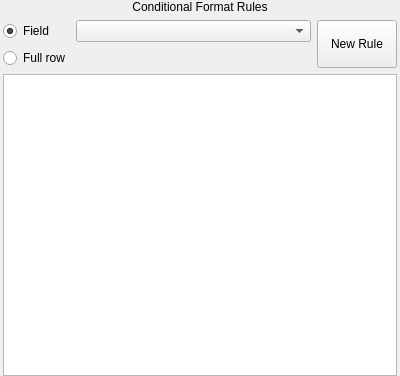
<?xml version="1.0" encoding="UTF-8"?>
<ui version="4.0">
 <class>FieldConditionalWidget</class>
 <widget class="QWidget" name="FieldConditionalWidget">
  <property name="geometry">
   <rect>
    <x>0</x>
    <y>0</y>
    <width>400</width>
    <height>376</height>
   </rect>
  </property>
  <property name="sizePolicy">
   <sizepolicy hsizetype="Fixed" vsizetype="Preferred">
    <horstretch>0</horstretch>
    <verstretch>0</verstretch>
   </sizepolicy>
  </property>
  <property name="maximumSize">
   <size>
    <width>400</width>
    <height>16777215</height>
   </size>
  </property>
  <property name="windowTitle">
   <string>Form</string>
  </property>
  <layout class="QVBoxLayout" name="verticalLayout">
   <property name="leftMargin">
    <number>3</number>
   </property>
   <property name="topMargin">
    <number>0</number>
   </property>
   <property name="rightMargin">
    <number>3</number>
   </property>
   <property name="bottomMargin">
    <number>0</number>
   </property>
   <item>
    <widget class="QLabel" name="label_4">
     <property name="text">
      <string>Conditional Format Rules</string>
     </property>
     <property name="alignment">
      <set>Qt::AlignCenter</set>
     </property>
    </widget>
   </item>
   <item>
    <widget class="QStackedWidget" name="pages">
     <property name="currentIndex">
      <number>0</number>
     </property>
     <widget class="QWidget" name="page">
      <layout class="QGridLayout" name="gridLayout">
       <property name="leftMargin">
        <number>0</number>
       </property>
       <property name="topMargin">
        <number>0</number>
       </property>
       <property name="rightMargin">
        <number>0</number>
       </property>
       <property name="bottomMargin">
        <number>0</number>
       </property>
       <item row="1" column="0" colspan="2">
        <widget class="QListView" name="listView">
         <property name="editTriggers">
          <set>QAbstractItemView::NoEditTriggers</set>
         </property>
         <property name="iconSize">
          <size>
           <width>64</width>
           <height>32</height>
          </size>
         </property>
        </widget>
       </item>
       <item row="0" column="0" colspan="2">
        <layout class="QGridLayout" name="gridLayout_4" columnstretch="0,0,0,2">
         <property name="sizeConstraint">
          <enum>QLayout::SetDefaultConstraint</enum>
         </property>
         <property name="topMargin">
          <number>0</number>
         </property>
         <item row="0" column="3" rowspan="2">
          <widget class="QPushButton" name="mNewButton">
           <property name="sizePolicy">
            <sizepolicy hsizetype="Maximum" vsizetype="Preferred">
             <horstretch>0</horstretch>
             <verstretch>0</verstretch>
            </sizepolicy>
           </property>
           <property name="text">
            <string>New Rule</string>
           </property>
           <property name="icon">
            <iconset>
             <normaloff>:/images/themes/default/symbologyAdd.png</normaloff>:/images/themes/default/symbologyAdd.png</iconset>
           </property>
          </widget>
         </item>
         <item row="0" column="2">
          <layout class="QHBoxLayout" name="horizontalLayout">
           <property name="topMargin">
            <number>0</number>
           </property>
           <item>
            <widget class="QgsFieldComboBox" name="mFieldCombo"/>
           </item>
          </layout>
         </item>
         <item row="0" column="0">
          <widget class="QRadioButton" name="fieldRadio">
           <property name="sizePolicy">
            <sizepolicy hsizetype="Maximum" vsizetype="Fixed">
             <horstretch>0</horstretch>
             <verstretch>0</verstretch>
            </sizepolicy>
           </property>
           <property name="text">
            <string>Field</string>
           </property>
           <property name="checked">
            <bool>true</bool>
           </property>
          </widget>
         </item>
         <item row="1" column="0">
          <widget class="QRadioButton" name="rowRadio">
           <property name="sizePolicy">
            <sizepolicy hsizetype="Maximum" vsizetype="Fixed">
             <horstretch>0</horstretch>
             <verstretch>0</verstretch>
            </sizepolicy>
           </property>
           <property name="text">
            <string>Full row</string>
           </property>
          </widget>
         </item>
        </layout>
       </item>
      </layout>
     </widget>
     <widget class="QWidget" name="page_2">
      <layout class="QGridLayout" name="gridLayout_3">
       <item row="3" column="0">
        <layout class="QHBoxLayout" name="horizontalLayout_5">
         <item>
          <widget class="QLineEdit" name="mRuleEdit">
           <property name="text">
            <string>@value</string>
           </property>
          </widget>
         </item>
         <item>
          <widget class="QToolButton" name="btnBuildExpression">
           <property name="text">
            <string>...</string>
           </property>
           <property name="icon">
            <iconset>
             <normaloff>:/images/themes/default/mIconExpression.svg</normaloff>:/images/themes/default/mIconExpression.svg</iconset>
           </property>
          </widget>
         </item>
        </layout>
       </item>
       <item row="2" column="0">
        <widget class="QLabel" name="label">
         <property name="sizePolicy">
          <sizepolicy hsizetype="Minimum" vsizetype="Preferred">
           <horstretch>0</horstretch>
           <verstretch>0</verstretch>
          </sizepolicy>
         </property>
         <property name="text">
          <string>Condition</string>
         </property>
        </widget>
       </item>
       <item row="8" column="0">
        <layout class="QHBoxLayout" name="horizontalLayout_2">
         <item>
          <widget class="QPushButton" name="mSaveRule">
           <property name="text">
            <string>Done</string>
           </property>
          </widget>
         </item>
         <item>
          <widget class="QPushButton" name="mCancelButton">
           <property name="text">
            <string>Cancel</string>
           </property>
          </widget>
         </item>
         <item>
          <spacer name="horizontalSpacer">
           <property name="orientation">
            <enum>Qt::Horizontal</enum>
           </property>
           <property name="sizeHint" stdset="0">
            <size>
             <width>40</width>
             <height>20</height>
            </size>
           </property>
          </spacer>
         </item>
         <item>
          <widget class="QToolButton" name="mDeleteButton">
           <property name="text">
            <string>Delete</string>
           </property>
           <property name="icon">
            <iconset>
             <normaloff>:/images/themes/default/mActionDeleteSelected.svg</normaloff>:/images/themes/default/mActionDeleteSelected.svg</iconset>
           </property>
           <property name="toolButtonStyle">
            <enum>Qt::ToolButtonTextBesideIcon</enum>
           </property>
          </widget>
         </item>
        </layout>
       </item>
       <item row="7" column="0">
        <spacer name="verticalSpacer">
         <property name="orientation">
          <enum>Qt::Vertical</enum>
         </property>
         <property name="sizeType">
          <enum>QSizePolicy::Expanding</enum>
         </property>
         <property name="sizeHint" stdset="0">
          <size>
           <width>20</width>
           <height>20</height>
          </size>
         </property>
        </spacer>
       </item>
       <item row="6" column="0">
        <widget class="QFrame" name="horizontalFrame_2">
         <layout class="QVBoxLayout" name="verticalLayout_2">
          <property name="leftMargin">
           <number>0</number>
          </property>
          <property name="topMargin">
           <number>5</number>
          </property>
          <property name="rightMargin">
           <number>0</number>
          </property>
          <property name="bottomMargin">
           <number>0</number>
          </property>
          <item>
           <layout class="QHBoxLayout" name="horizontalLayout_4">
            <item>
             <widget class="QLabel" name="label_5">
              <property name="sizePolicy">
               <sizepolicy hsizetype="Maximum" vsizetype="Preferred">
                <horstretch>0</horstretch>
                <verstretch>0</verstretch>
               </sizepolicy>
              </property>
              <property name="text">
               <string>Background</string>
              </property>
             </widget>
            </item>
            <item>
             <widget class="QgsColorButtonV2" name="btnBackgroundColor">
              <property name="sizePolicy">
               <sizepolicy hsizetype="Preferred" vsizetype="Preferred">
                <horstretch>0</horstretch>
                <verstretch>0</verstretch>
               </sizepolicy>
              </property>
              <property name="minimumSize">
               <size>
                <width>10</width>
                <height>0</height>
               </size>
              </property>
              <property name="maximumSize">
               <size>
                <width>16777215</width>
                <height>16777215</height>
               </size>
              </property>
              <property name="text">
               <string/>
              </property>
             </widget>
            </item>
            <item>
             <widget class="QLabel" name="label_6">
              <property name="sizePolicy">
               <sizepolicy hsizetype="Maximum" vsizetype="Preferred">
                <horstretch>0</horstretch>
                <verstretch>0</verstretch>
               </sizepolicy>
              </property>
              <property name="text">
               <string>Text</string>
              </property>
             </widget>
            </item>
            <item>
             <widget class="QgsColorButtonV2" name="btnTextColor">
              <property name="sizePolicy">
               <sizepolicy hsizetype="Preferred" vsizetype="Preferred">
                <horstretch>0</horstretch>
                <verstretch>0</verstretch>
               </sizepolicy>
              </property>
              <property name="minimumSize">
               <size>
                <width>10</width>
                <height>0</height>
               </size>
              </property>
              <property name="maximumSize">
               <size>
                <width>16777215</width>
                <height>16777215</height>
               </size>
              </property>
              <property name="text">
               <string/>
              </property>
             </widget>
            </item>
           </layout>
          </item>
          <item>
           <layout class="QHBoxLayout" name="horizontalLayout_6">
            <item>
             <widget class="QCheckBox" name="checkIcon">
              <property name="sizePolicy">
               <sizepolicy hsizetype="Maximum" vsizetype="Fixed">
                <horstretch>0</horstretch>
                <verstretch>0</verstretch>
               </sizepolicy>
              </property>
              <property name="text">
               <string>Icon</string>
              </property>
             </widget>
            </item>
            <item>
             <widget class="QToolButton" name="btnChangeIcon">
              <property name="enabled">
               <bool>false</bool>
              </property>
              <property name="sizePolicy">
               <sizepolicy hsizetype="Preferred" vsizetype="Preferred">
                <horstretch>0</horstretch>
                <verstretch>0</verstretch>
               </sizepolicy>
              </property>
              <property name="minimumSize">
               <size>
                <width>10</width>
                <height>0</height>
               </size>
              </property>
              <property name="maximumSize">
               <size>
                <width>16777215</width>
                <height>16777215</height>
               </size>
              </property>
              <property name="text">
               <string/>
              </property>
             </widget>
            </item>
            <item>
             <spacer name="horizontalSpacer_2">
              <property name="orientation">
               <enum>Qt::Horizontal</enum>
              </property>
              <property name="sizeHint" stdset="0">
               <size>
                <width>40</width>
                <height>20</height>
               </size>
              </property>
             </spacer>
            </item>
           </layout>
          </item>
          <item>
           <layout class="QHBoxLayout" name="horizontalLayout_13">
            <item>
             <widget class="QToolButton" name="mFontBoldBtn">
              <property name="enabled">
               <bool>true</bool>
              </property>
              <property name="minimumSize">
               <size>
                <width>24</width>
                <height>24</height>
               </size>
              </property>
              <property name="maximumSize">
               <size>
                <width>24</width>
                <height>24</height>
               </size>
              </property>
              <property name="font">
               <font>
                <pointsize>13</pointsize>
               </font>
              </property>
              <property name="toolTip">
               <string>Bold text
(data defined only, overrides Style)</string>
              </property>
              <property name="text">
               <string>B</string>
              </property>
              <property name="checkable">
               <bool>true</bool>
              </property>
              <attribute name="buttonGroup">
               <string notr="true">mFontButtons</string>
              </attribute>
             </widget>
            </item>
            <item>
             <widget class="QToolButton" name="mFontItalicBtn">
              <property name="enabled">
               <bool>true</bool>
              </property>
              <property name="minimumSize">
               <size>
                <width>24</width>
                <height>24</height>
               </size>
              </property>
              <property name="maximumSize">
               <size>
                <width>24</width>
                <height>24</height>
               </size>
              </property>
              <property name="font">
               <font>
                <pointsize>13</pointsize>
                <italic>true</italic>
               </font>
              </property>
              <property name="toolTip">
               <string>Italic text
(data defined only, overrides Style)</string>
              </property>
              <property name="text">
               <string>I</string>
              </property>
              <property name="checkable">
               <bool>true</bool>
              </property>
              <attribute name="buttonGroup">
               <string notr="true">mFontButtons</string>
              </attribute>
             </widget>
            </item>
            <item>
             <widget class="QToolButton" name="mFontUnderlineBtn">
              <property name="enabled">
               <bool>true</bool>
              </property>
              <property name="minimumSize">
               <size>
                <width>24</width>
                <height>24</height>
               </size>
              </property>
              <property name="maximumSize">
               <size>
                <width>24</width>
                <height>24</height>
               </size>
              </property>
              <property name="font">
               <font>
                <pointsize>13</pointsize>
                <underline>true</underline>
               </font>
              </property>
              <property name="toolTip">
               <string>Underlined text</string>
              </property>
              <property name="text">
               <string>U</string>
              </property>
              <property name="checkable">
               <bool>true</bool>
              </property>
              <attribute name="buttonGroup">
               <string notr="true">mFontButtons</string>
              </attribute>
             </widget>
            </item>
            <item>
             <widget class="QToolButton" name="mFontStrikethroughBtn">
              <property name="enabled">
               <bool>true</bool>
              </property>
              <property name="minimumSize">
               <size>
                <width>24</width>
                <height>24</height>
               </size>
              </property>
              <property name="maximumSize">
               <size>
                <width>24</width>
                <height>24</height>
               </size>
              </property>
              <property name="font">
               <font>
                <pointsize>13</pointsize>
                <strikeout>true</strikeout>
               </font>
              </property>
              <property name="toolTip">
               <string>Strikeout text</string>
              </property>
              <property name="text">
               <string>S</string>
              </property>
              <property name="checkable">
               <bool>true</bool>
              </property>
              <attribute name="buttonGroup">
               <string notr="true">mFontButtons</string>
              </attribute>
             </widget>
            </item>
            <item>
             <widget class="QFontComboBox" name="mFontFamilyCmbBx">
              <property name="editable">
               <bool>false</bool>
              </property>
             </widget>
            </item>
           </layout>
          </item>
         </layout>
        </widget>
       </item>
       <item row="0" column="0">
        <widget class="QLabel" name="label_2">
         <property name="sizePolicy">
          <sizepolicy hsizetype="Minimum" vsizetype="Preferred">
           <horstretch>0</horstretch>
           <verstretch>0</verstretch>
          </sizepolicy>
         </property>
         <property name="text">
          <string>Name</string>
         </property>
        </widget>
       </item>
       <item row="1" column="0">
        <widget class="QLineEdit" name="mNameEdit">
         <property name="text">
          <string/>
         </property>
        </widget>
       </item>
       <item row="4" column="0">
        <widget class="QLabel" name="label_3">
         <property name="text">
          <string>Preset</string>
         </property>
        </widget>
       </item>
       <item row="5" column="0">
        <widget class="QComboBox" name="mPresetsList"/>
       </item>
      </layout>
     </widget>
    </widget>
   </item>
  </layout>
 </widget>
 <customwidgets>
  <customwidget>
   <class>QgsColorButtonV2</class>
   <extends>QToolButton</extends>
   <header>qgscolorbuttonv2.h</header>
   <container>1</container>
  </customwidget>
  <customwidget>
   <class>QgsFieldComboBox</class>
   <extends>QComboBox</extends>
   <header>qgsfieldcombobox.h</header>
  </customwidget>
 </customwidgets>
 <tabstops>
  <tabstop>fieldRadio</tabstop>
  <tabstop>mFieldCombo</tabstop>
  <tabstop>rowRadio</tabstop>
  <tabstop>mNewButton</tabstop>
  <tabstop>listView</tabstop>
  <tabstop>mNameEdit</tabstop>
  <tabstop>mRuleEdit</tabstop>
  <tabstop>btnBuildExpression</tabstop>
  <tabstop>mPresetsList</tabstop>
  <tabstop>btnBackgroundColor</tabstop>
  <tabstop>btnTextColor</tabstop>
  <tabstop>checkIcon</tabstop>
  <tabstop>btnChangeIcon</tabstop>
  <tabstop>mFontBoldBtn</tabstop>
  <tabstop>mFontItalicBtn</tabstop>
  <tabstop>mFontUnderlineBtn</tabstop>
  <tabstop>mFontStrikethroughBtn</tabstop>
  <tabstop>mFontFamilyCmbBx</tabstop>
  <tabstop>mSaveRule</tabstop>
  <tabstop>mCancelButton</tabstop>
  <tabstop>mDeleteButton</tabstop>
 </tabstops>
 <resources>
  <include location="../../images/images.qrc"/>
 </resources>
 <connections>
  <connection>
   <sender>fieldRadio</sender>
   <signal>toggled(bool)</signal>
   <receiver>mFieldCombo</receiver>
   <slot>setEnabled(bool)</slot>
   <hints>
    <hint type="sourcelabel">
     <x>14</x>
     <y>27</y>
    </hint>
    <hint type="destinationlabel">
     <x>102</x>
     <y>48</y>
    </hint>
   </hints>
  </connection>
  <connection>
   <sender>checkIcon</sender>
   <signal>toggled(bool)</signal>
   <receiver>btnChangeIcon</receiver>
   <slot>setEnabled(bool)</slot>
   <hints>
    <hint type="sourcelabel">
     <x>48</x>
     <y>215</y>
    </hint>
    <hint type="destinationlabel">
     <x>76</x>
     <y>215</y>
    </hint>
   </hints>
  </connection>
 </connections>
 <buttongroups>
  <buttongroup name="mFontButtons">
   <property name="exclusive">
    <bool>false</bool>
   </property>
  </buttongroup>
 </buttongroups>
</ui>
